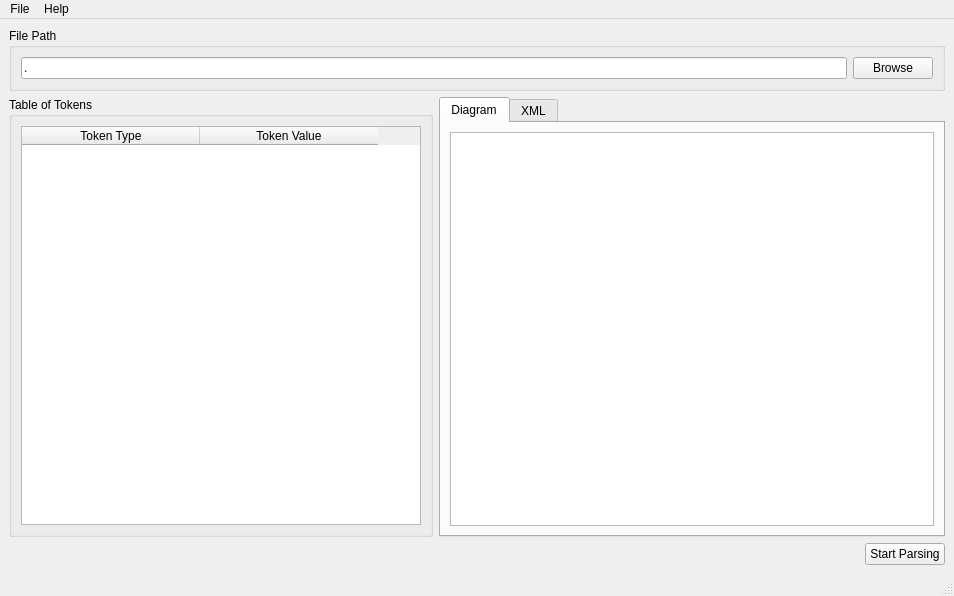
<?xml version="1.0" encoding="UTF-8"?>
<ui version="4.0">
 <class>MainWindow</class>
 <widget class="QMainWindow" name="MainWindow">
  <property name="geometry">
   <rect>
    <x>0</x>
    <y>0</y>
    <width>954</width>
    <height>596</height>
   </rect>
  </property>
  <property name="windowTitle">
   <string>MainWindow</string>
  </property>
  <property name="windowIcon">
   <iconset>
    <normaloff>:/images/images/ASU-Logo.ico</normaloff>:/images/images/ASU-Logo.ico</iconset>
  </property>
  <widget class="QWidget" name="centralwidget">
   <layout class="QVBoxLayout" name="verticalLayout">
    <item>
     <widget class="QGroupBox" name="fileAquisitionGroupBox">
      <property name="title">
       <string>File Path</string>
      </property>
      <layout class="QHBoxLayout" name="horizontalLayout_2">
       <item>
        <widget class="QLineEdit" name="filePathLineEdit">
         <property name="text">
          <string>.</string>
         </property>
        </widget>
       </item>
       <item>
        <widget class="QPushButton" name="browsePushButton">
         <property name="text">
          <string>Browse</string>
         </property>
        </widget>
       </item>
      </layout>
     </widget>
    </item>
    <item>
     <layout class="QHBoxLayout" name="previewListLayout">
      <item>
       <widget class="QGroupBox" name="tokenTableGroupBox">
        <property name="title">
         <string>Table of Tokens</string>
        </property>
        <layout class="QHBoxLayout" name="horizontalLayout_3">
         <item>
          <widget class="QTableWidget" name="listOfTokensTable">
           <property name="sizePolicy">
            <sizepolicy hsizetype="Fixed" vsizetype="Expanding">
             <horstretch>0</horstretch>
             <verstretch>0</verstretch>
            </sizepolicy>
           </property>
           <property name="minimumSize">
            <size>
             <width>400</width>
             <height>0</height>
            </size>
           </property>
           <property name="editTriggers">
            <set>QAbstractItemView::NoEditTriggers</set>
           </property>
           <property name="dragDropOverwriteMode">
            <bool>false</bool>
           </property>
           <property name="selectionBehavior">
            <enum>QAbstractItemView::SelectRows</enum>
           </property>
           <property name="textElideMode">
            <enum>Qt::ElideMiddle</enum>
           </property>
           <attribute name="horizontalHeaderDefaultSectionSize">
            <number>178</number>
           </attribute>
           <column>
            <property name="text">
             <string>Token Type</string>
            </property>
           </column>
           <column>
            <property name="text">
             <string>Token Value</string>
            </property>
           </column>
          </widget>
         </item>
        </layout>
       </widget>
      </item>
      <item>
       <widget class="QTabWidget" name="syntaxTreeTabWidget">
        <property name="currentIndex">
         <number>0</number>
        </property>
        <widget class="QWidget" name="syntaxTreeDiagramTab">
         <attribute name="title">
          <string>Diagram</string>
         </attribute>
         <layout class="QHBoxLayout" name="horizontalLayout_4">
          <item>
           <widget class="QGraphicsView" name="treeDiagramGraphicsView"/>
          </item>
         </layout>
        </widget>
        <widget class="QWidget" name="syntaxTreeXmlTab">
         <attribute name="title">
          <string>XML</string>
         </attribute>
         <layout class="QHBoxLayout" name="horizontalLayout">
          <item>
           <widget class="QTextEdit" name="XMLTextEdit">
            <property name="sizePolicy">
             <sizepolicy hsizetype="Expanding" vsizetype="Expanding">
              <horstretch>0</horstretch>
              <verstretch>0</verstretch>
             </sizepolicy>
            </property>
            <property name="html">
             <string>&lt;!DOCTYPE HTML PUBLIC &quot;-//W3C//DTD HTML 4.0//EN&quot; &quot;http://www.w3.org/TR/REC-html40/strict.dtd&quot;&gt;
&lt;html&gt;&lt;head&gt;&lt;meta name=&quot;qrichtext&quot; content=&quot;1&quot; /&gt;&lt;style type=&quot;text/css&quot;&gt;
p, li { white-space: pre-wrap; }
&lt;/style&gt;&lt;/head&gt;&lt;body style=&quot; font-family:'MS Shell Dlg 2'; font-size:8.25pt; font-weight:400; font-style:normal;&quot;&gt;
&lt;p style=&quot;-qt-paragraph-type:empty; margin-top:0px; margin-bottom:0px; margin-left:0px; margin-right:0px; -qt-block-indent:0; text-indent:0px; font-family:'MS Shell Dlg 2';&quot;&gt;&lt;br /&gt;&lt;/p&gt;&lt;/body&gt;&lt;/html&gt;</string>
            </property>
           </widget>
          </item>
         </layout>
        </widget>
       </widget>
      </item>
     </layout>
    </item>
    <item>
     <layout class="QHBoxLayout" name="buttonsLayout" stretch="0,0">
      <item>
       <spacer name="horizontalSpacer_2">
        <property name="orientation">
         <enum>Qt::Horizontal</enum>
        </property>
        <property name="sizeHint" stdset="0">
         <size>
          <width>40</width>
          <height>20</height>
         </size>
        </property>
       </spacer>
      </item>
      <item>
       <widget class="QPushButton" name="startParsingButton">
        <property name="text">
         <string>Start Parsing</string>
        </property>
       </widget>
      </item>
     </layout>
    </item>
   </layout>
  </widget>
  <widget class="QMenuBar" name="menubar">
   <property name="geometry">
    <rect>
     <x>0</x>
     <y>0</y>
     <width>954</width>
     <height>21</height>
    </rect>
   </property>
   <widget class="QMenu" name="menuFile">
    <property name="title">
     <string>File</string>
    </property>
    <addaction name="actionOpen"/>
    <addaction name="actionSave_syntax_tree_as_XML"/>
    <addaction name="actionExport_image_as_png"/>
    <addaction name="actionExit"/>
   </widget>
   <widget class="QMenu" name="menuHelp">
    <property name="title">
     <string>Help</string>
    </property>
    <addaction name="actionHow_to_use"/>
    <addaction name="actionAbout"/>
    <addaction name="actionAbout_QT"/>
   </widget>
   <addaction name="menuFile"/>
   <addaction name="menuHelp"/>
  </widget>
  <widget class="QStatusBar" name="statusbar"/>
  <action name="actionAbout">
   <property name="text">
    <string>About</string>
   </property>
  </action>
  <action name="actionAbout_QT">
   <property name="text">
    <string>About QT</string>
   </property>
  </action>
  <action name="actionOpen">
   <property name="text">
    <string>Open</string>
   </property>
  </action>
  <action name="actionExport_image_as_png">
   <property name="text">
    <string>Export image as png</string>
   </property>
  </action>
  <action name="actionExit">
   <property name="text">
    <string>Exit</string>
   </property>
  </action>
  <action name="actionHow_to_use">
   <property name="text">
    <string>How to use</string>
   </property>
  </action>
  <action name="actionSave_syntax_tree_as_XML">
   <property name="text">
    <string>Save syntax tree as XML</string>
   </property>
  </action>
 </widget>
 <resources/>
 <connections/>
</ui>
